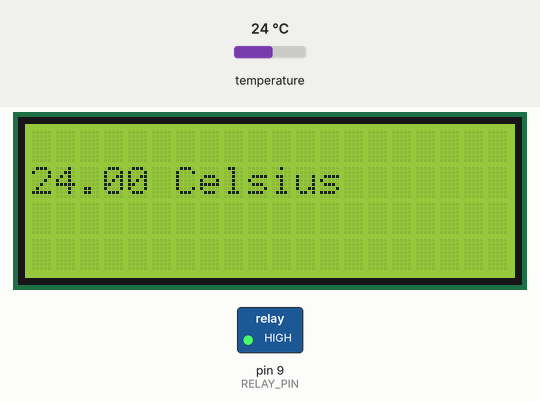
Bench run of a sketch on a simulated Arduino Uno, built with avr-gcc and run on an emulated ATmega328P. On the bench: 20×4 character LCD, switched loads named in the sketch (green lamp = pin HIGH). Inputs (shaded band) come from the test bench; at power-on: temperature 24 °C.

Above: at 1.2 s.
1.3 s: temperature set to 25.8 °C
At 2.6 s:
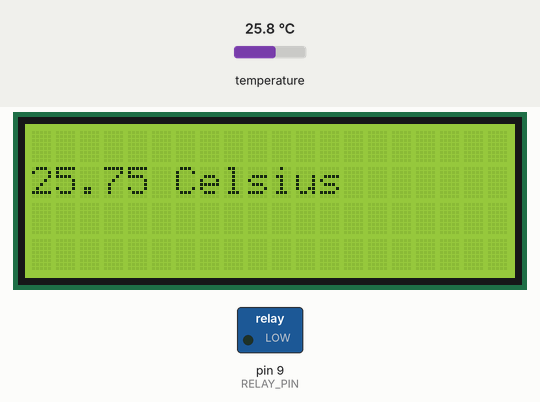
3.1 s: temperature set to 12 °C
At 4.3 s:
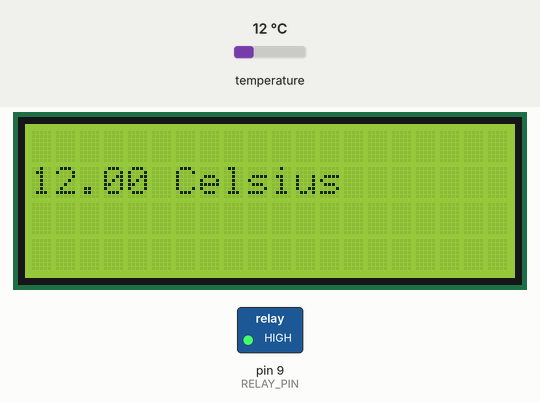
4.6 s: temperature set to 19 °C
Timing chart, 0 to 7.6 s (numbered marks = the images above; inputs shaded):
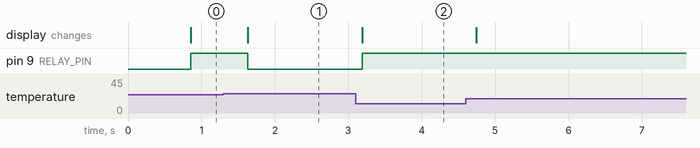

The sketch:

ArduinoNanoAkvaChladenie.ino
```cpp
#include <Wire.h>
#include <LiquidCrystal_I2C.h>
#include <OneWire.h>
#include <DallasTemperature.h>

#define ONE_WIRE_BUS 2 //Temp sensor
#define TEMP_NORM 25
#define RELAY_PIN 9

OneWire oneWire(ONE_WIRE_BUS);
DallasTemperature sensors(&oneWire);
LiquidCrystal_I2C lcd(0x27,20,4);


void setup(void)
{
  Serial.begin(9600);
  sensors.begin();

  pinMode(RELAY_PIN,OUTPUT);

  lcd.init();
  lcd.backlight();

}

void loop()
{
  sensors.requestTemperatures();
  double temp = sensors.getTempCByIndex(0);

  lcd.setCursor(0,1);
  lcd.print(temp);
  lcd.setCursor(6,1);
  lcd.print("Celsius");

  if(temp > TEMP_NORM){
    digitalWrite(RELAY_PIN,LOW);
  }else{
    digitalWrite(RELAY_PIN,HIGH);
  }


}
```

Measured:
- the behaviour switches between 25 and 25.1 °C on temperature (found by bisection; images 0 and 1)
- after the input at 1.3 s, pin 9 (RELAY_PIN): HIGH → LOW after 0.33 s; the display: changes after 0.33 s (image 1)
- after the input at 3.1 s, pin 9 (RELAY_PIN): LOW → HIGH after 0.09 s; the display: changes after 0.09 s (image 2)
